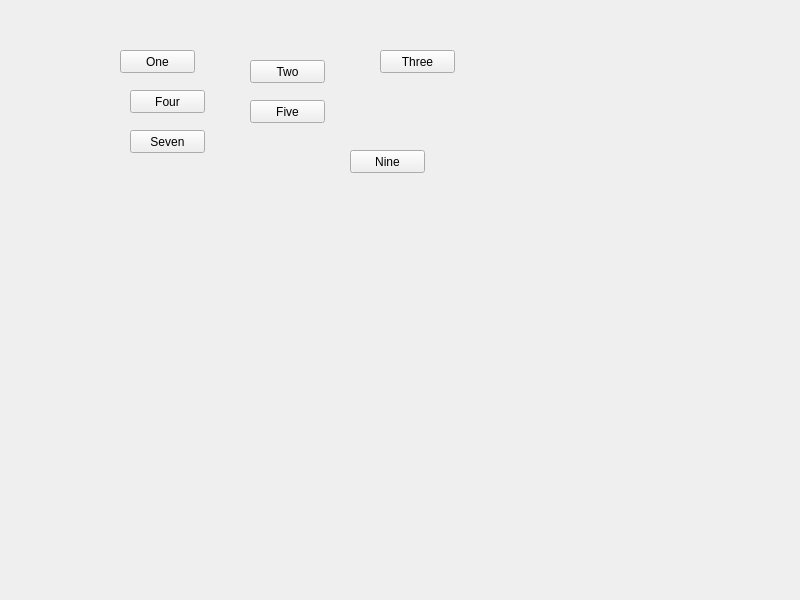
<?xml version="1.0" encoding="UTF-8"?>
<ui version="4.0">
 <class>Widget</class>
 <widget class="QWidget" name="Widget">
  <property name="geometry">
   <rect>
    <x>0</x>
    <y>0</y>
    <width>800</width>
    <height>600</height>
   </rect>
  </property>
  <property name="windowTitle">
   <string>Widget</string>
  </property>
  <widget class="QPushButton" name="pushButton01">
   <property name="geometry">
    <rect>
     <x>120</x>
     <y>50</y>
     <width>75</width>
     <height>23</height>
    </rect>
   </property>
   <property name="text">
    <string>One</string>
   </property>
  </widget>
  <widget class="QPushButton" name="pushButton04">
   <property name="geometry">
    <rect>
     <x>130</x>
     <y>90</y>
     <width>75</width>
     <height>23</height>
    </rect>
   </property>
   <property name="text">
    <string>Four</string>
   </property>
  </widget>
  <widget class="QPushButton" name="pushButton07">
   <property name="geometry">
    <rect>
     <x>130</x>
     <y>130</y>
     <width>75</width>
     <height>23</height>
    </rect>
   </property>
   <property name="text">
    <string>Seven</string>
   </property>
  </widget>
  <widget class="QPushButton" name="pushButton02">
   <property name="geometry">
    <rect>
     <x>250</x>
     <y>60</y>
     <width>75</width>
     <height>23</height>
    </rect>
   </property>
   <property name="text">
    <string>Two</string>
   </property>
  </widget>
  <widget class="QPushButton" name="pushButton05">
   <property name="geometry">
    <rect>
     <x>250</x>
     <y>100</y>
     <width>75</width>
     <height>23</height>
    </rect>
   </property>
   <property name="text">
    <string>Five</string>
   </property>
  </widget>
  <widget class="QPushButton" name="pushButton03">
   <property name="geometry">
    <rect>
     <x>380</x>
     <y>50</y>
     <width>75</width>
     <height>23</height>
    </rect>
   </property>
   <property name="sizePolicy">
    <sizepolicy hsizetype="Minimum" vsizetype="Expanding">
     <horstretch>0</horstretch>
     <verstretch>0</verstretch>
    </sizepolicy>
   </property>
   <property name="text">
    <string>Three</string>
   </property>
  </widget>
  <widget class="QPushButton" name="pushButton09">
   <property name="geometry">
    <rect>
     <x>350</x>
     <y>150</y>
     <width>75</width>
     <height>23</height>
    </rect>
   </property>
   <property name="text">
    <string>Nine</string>
   </property>
  </widget>
 </widget>
 <resources/>
 <connections/>
</ui>
